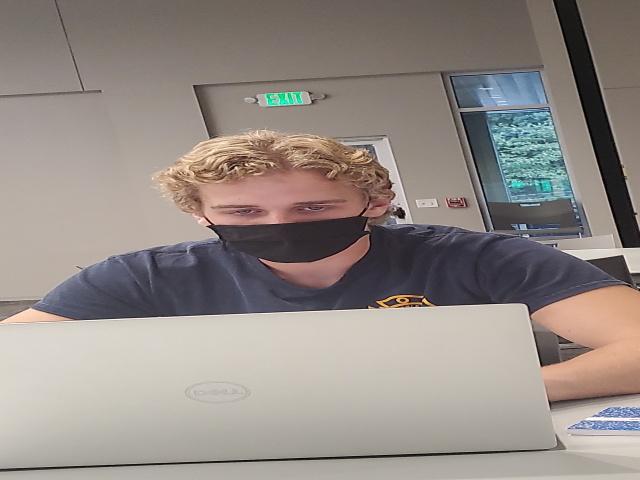
#> input picture A01/input/image1.png, 640 x 480 px, found by its file name
$ python Program.py
#> lines starting #> are read from the running program, lines starting #| are printed output that depends on the picture
import cv2
import numpy as np

#70%G, 20%R, 10%B

'''
don't copy sewárds funcs
'''

class Image:
    # [10 lines left out: functions __init__, __add__, not called in this run]

    def __getitem__(self, m): #allows Image[y, x] to happen instead of Image[y][x]
        y, x = m
        return self.img[y,x]

    # [15 lines left out: functions show, normalize, not called in this run]

    def greyscale(self, modifySelf = False):
        img = self.img*1
        return Image(np.uint8(img[:, :, 0]*0.1+img[:, :, 1]*0.7+img[:, :, 2]*0.2/3))

def show(img, waitTime=0):
    if img.min()<0 or img.max()>255:
        img = normalize(img)
    cv2.imshow('output.png', img)
    cv2.waitKey(waitTime)
    if not waitTime:
        cv2.destroyAllWindows()

# [6 lines left out: function normalize, not called in this run]

def greyFilter(img):
    return np.uint8(img[:, :, 0]*0.1+img[:, :, 1]*0.7+img[:, :, 2]*0.2/3) #this gives a pretty good output, still wrong way needs to be weighted (good weights at top, research more)

# [41 lines left out: functions blackWhiteFilter, contrast, test, makeSlider, not called in this run]

img = cv2.imread("\\Users\\staln\\OneDrive\\Desktop\\Computer Science\\Graphics Programming\\A01\\input\\image1.png")
#> img is the input picture: shape (480, 640, 3); mean B, G, R 133.6, 138.9, 147.4
# makeSlider()
img = greyFilter(img)
#> in greyFilter, `return np.uint8(img[:, :, 0]*0.1+img[:, :, 1]*0.7+img[:, :, 2]*0.2/3)`:
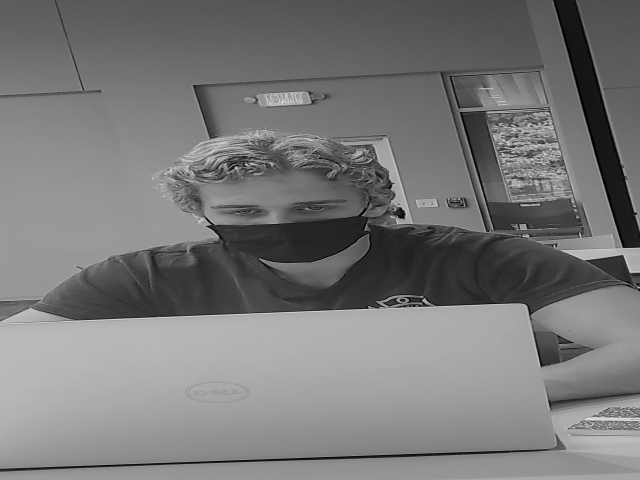
#> returned value: shape (480, 640); min 0, max 220, mean 119.9
show(img)

'''
contrast:
min = 118
max = 138
double contrast = 108 - 148

118 - 128 = -10*2 = -20 -> (128 + -20 = 108 )
138 - 128 = 10*2 = 20 -> (128 + 20 = 148)
'''
